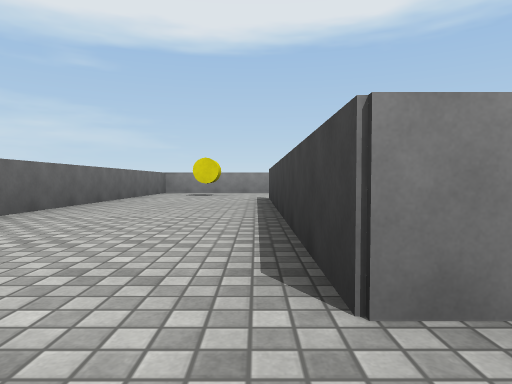
view 1 (above)

16 first-person views from a walk through a scene from a Unity 3-D project. The camera is 0.62 m above the floor, tilts 2° down and sees 75° across. The floor is counted in squares, 2 m on a side. Each view is taken from the middle of a square. On the plan, view 1 faces up. The plan holds only what a view shows up to about 9 squares ahead; the rest is blank. The player is left out. Surface patterns are stand-ins for the level's own textures.

view 2
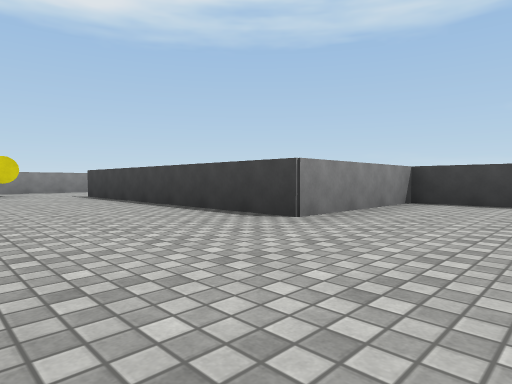

view 3
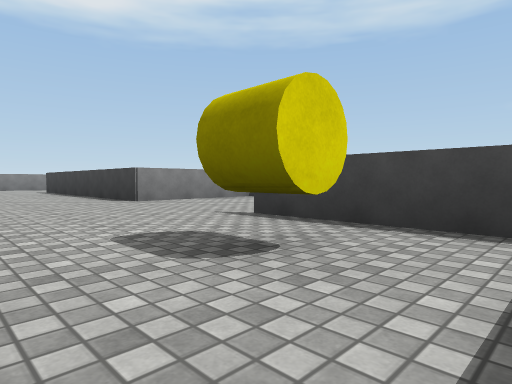

view 4
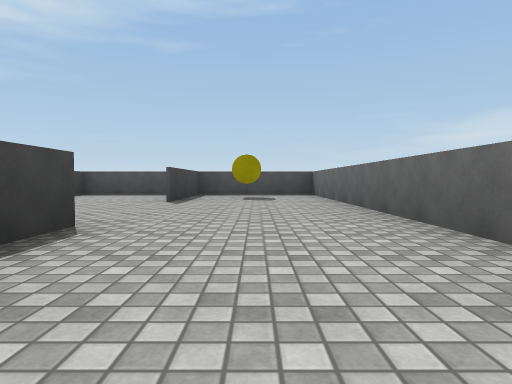

view 5
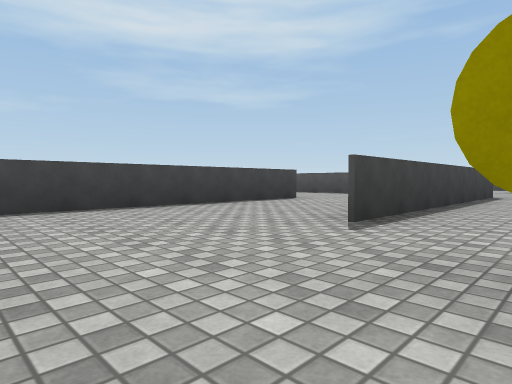

view 6
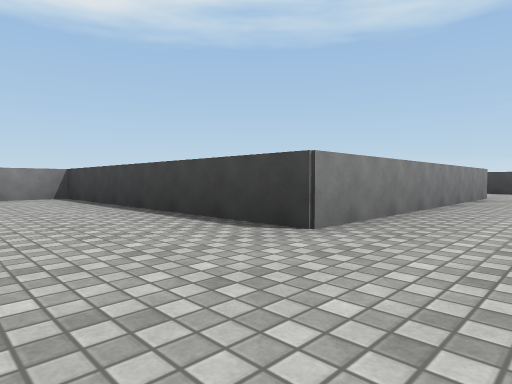

view 7
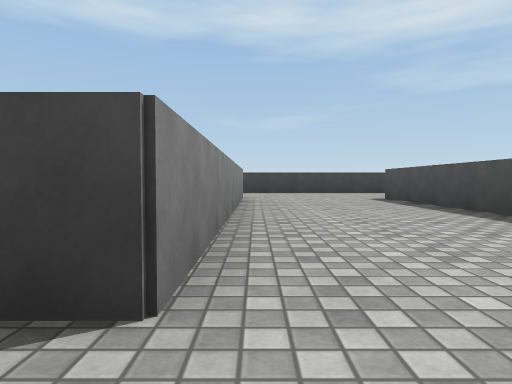

view 8
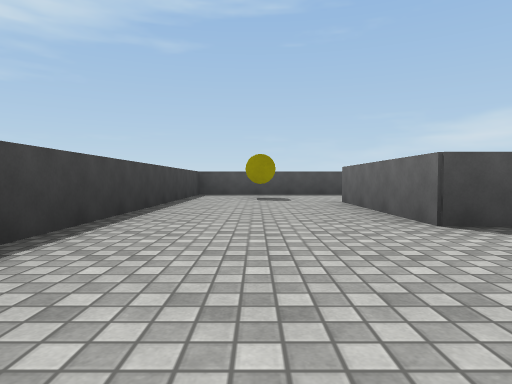

view 9
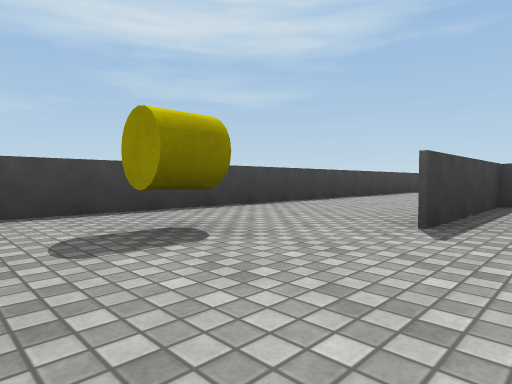

view 10
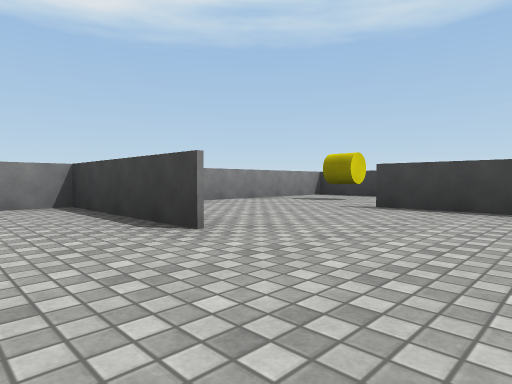

view 11
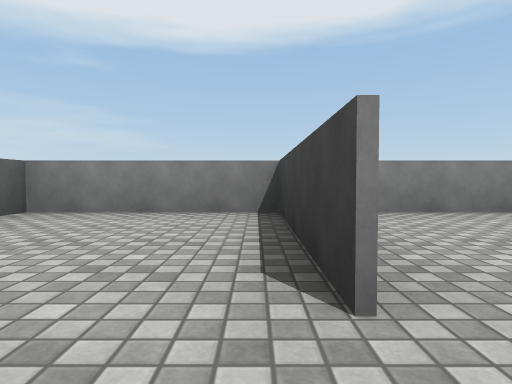

view 12
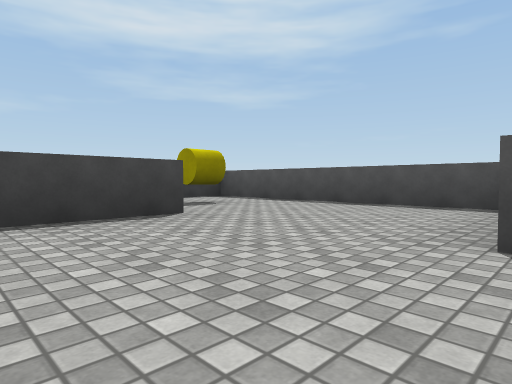

view 13
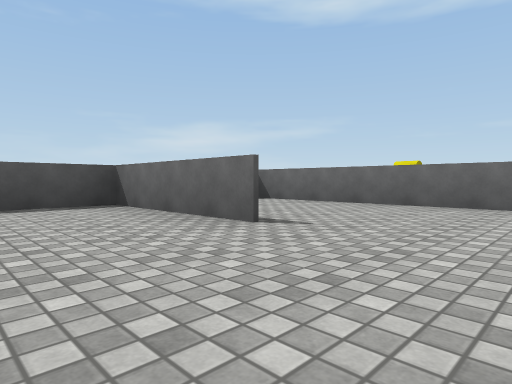

view 14
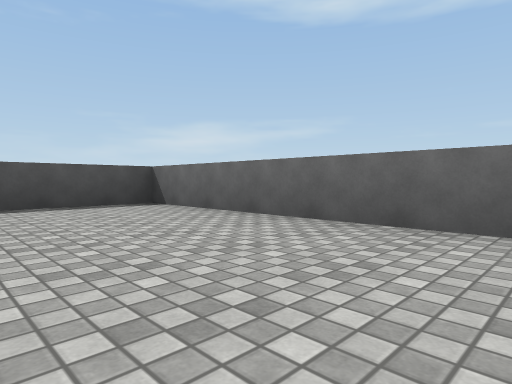

view 15
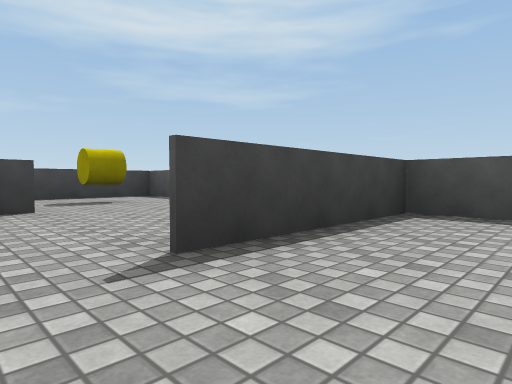

view 16
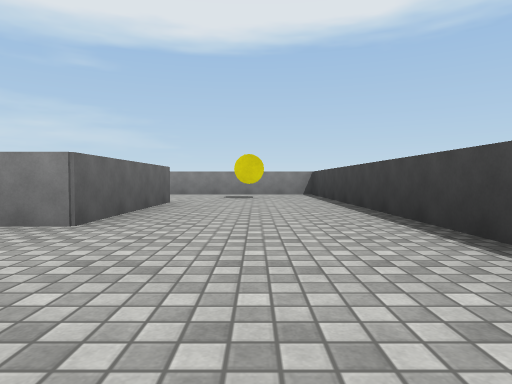

### Floor plan
Points are (right, up) in squares from view 1. A wall is a line through its corners. A room is listed if a view was taken in it or the views show most of it. See-through windows are left out.
Room 1 (views 1, 2, 3, 4, 5, 6, 7)
walls: (0.2, 0.7) (0.2, 5.8); (3, 0.8) (7.8, 0.8); (3, 8.2) (-2.2, 8.2) (-2.2, -4.2) (0, -4.2); (7.8, 3.2) (2.7, 3.2) (2.7, 8.2); (0.2, -4.2) (0.2, -1.8)
ways out: opening at (8, 2) to room 2; opening at (0, -0.5) to room 5
objects: yellow cylinder (-1, -3); yellow cylinder (-1, 7)
Room 2 (views 8, 9, 12, 13, 14, 16)
walls: (7.8, 0.8) (7.8, -1.8); (7.7, 3.2) (7.7, 5.8); (7.8, 5.8) (7.8, 3.2); (7.7, -1.9) (7.7, -0.2); (5.3, -1.8) (5.3, -4.2); (5, -4.2) (10.2, -4.2) (10.2, 8.2) (5, 8.2)
ways out: opening at (8, 2) to room 1; opening at (5, 4.5) to room 3; opening at (5, -0.5) to room 4
objects: yellow cylinder (9, -3); yellow cylinder (9, 7)
Room 3 (views 10, 11)
walls: (5.2, 5.6) (5.2, 8.2); (5, 8.2) (3, 8.2)
ways out: opening at (5, 4.5) to room 2
Room 4 (view 15)
walls: (2.8, -0.2) (2.8, -4.2); (3, -4.2) (5, -4.2); (5.2, -4.2) (5.2, -1.8)
ways out: opening at (5, -0.5) to room 2
Room 5 (no view inside)
walls: (2.7, -0.5) (2.7, 0.7) (0.2, 0.7); (0, -4.2) (3, -4.2); (2.7, -4.2) (2.7, -3.8)
ways out: opening at (0, -0.5) to room 1

Positions as (right, up) in squares from view 1, and headings:
1: (0, 0), facing up
2: (-2, -1), facing up-right
3: (-2, -4), facing up-right
4: (-1, 3), facing down
5: (-1, 8), facing down-right
6: (1, 2), facing up-right
7: (2, 3), facing right
8: (9, 3), facing down
9: (7, 8), facing down-right
10: (4, 4), facing up-right
11: (5, 5), facing up
12: (5, 0), facing down-right
13: (7, 0), facing down-left
14: (5, 0), facing down-left
15: (4, -1), facing down-right
16: (9, 1), facing up
